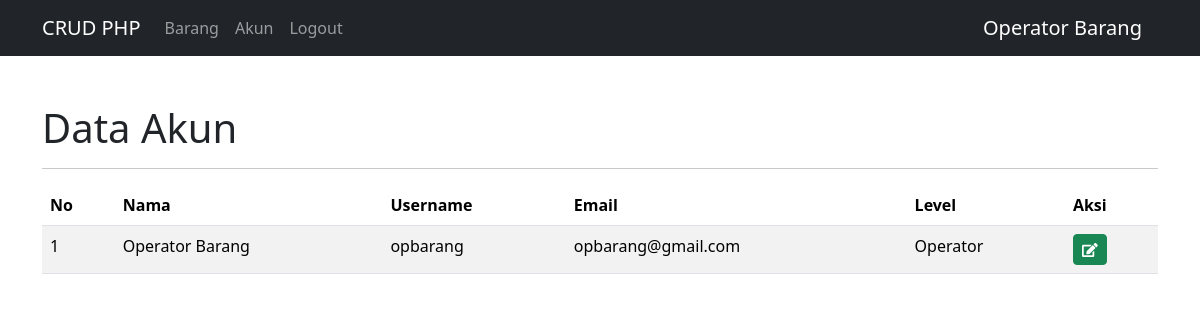
Page /crud-modal2.php (signed in) on the committed database.
### tables this page shows
CREATE TABLE `akun` (
  `id` int(11) NOT NULL,
  `nama` varchar(100) NOT NULL,
  `username` varchar(100) NOT NULL,
  `email` varchar(50) NOT NULL,
  `password` varchar(255) NOT NULL,
  `level` varchar(2) NOT NULL
);

### config/controller.php (called while the page is built, shortened)
<?php
require_once("database.php");
function query($query) {
    global $conn;
    $result     = mysqli_query($conn, $query);
    $rows       =[];
    while ($row = mysqli_fetch_assoc($result)) {
        $rows[] = $row;
    }
    return $rows;
}

### crud-modal2.php (the view, shortened to what this page needs)
<?php
include 'layout/header2.php';
$users = query("SELECT * FROM akun");
$id_akun = $_SESSION['id'];
$data_bylogin =query("SELECT * FROM akun WHERE id ='$id_akun'");
?>
<div class="container mt-5">
    <h1>Data Akun</h1>
    <hr>
    <table class="table table-striped mt-3">
        <thead>
            <tr>
                <th>No</th>
                <th>Nama</th>
                <th>Username</th>
                <th>Email</th>
                <th>Level</th>
                <th>Aksi</th>
            </tr>
        </thead>
        <tbody>
            <?php $no=1;?>
            <?php if($_SESSION['level'] == 1) : ?>
            <?php foreach ($users as $user) :?>
            <tr>
                <td><?=$no++;?></td>
                <td><?=$user['nama']?></td>
                <td><?=$user['username'];?></td>
                <td><?=$user['email']?></td>
                <td><?=$user['level'] == 1 ? 'Admin' : 'Operator' ?></td>
                <td>
                    <button type="button" class="btn btn-sm btn-success" data-bs-toggle="modal"
                        data-bs-target="#modalEdit<?=$user['id'];?>" title="Edit">
                        <i class="fas fa-edit"></i>
                    </button>
                    <button type="button" class="btn btn-sm btn-danger" data-bs-toggle="modal"
                        data-bs-target="#modalHapus<?=$user['id'];?>" title="Hapus">
                        <i class=" fas fa-trash-alt"></i>
                    </button>
                </td>
            </tr>
            <?php endforeach;?>
            <?php else: ?>
            <?php foreach ($data_bylogin as $user) :?>
            <tr>
                <td><?=$no++;?></td>
                <td><?=$user['nama']?></td>
                <td><?=$user['username'];?></td>
                <td><?=$user['email']?></td>
                <td><?=$user['level'] == 1 ? 'Admin' : 'Operator' ?></td>
                <td>
                    <button type="button" class="btn btn-sm btn-success" data-bs-toggle="modal"
                        data-bs-target="#modalEdit<?=$user['id'];?>" title="Edit">
                        <i class="fas fa-edit"></i>
                    </button>
                </td>
            </tr>
            <?php endforeach;?>
            <?php endif; ?>
        </tbody>
    </table>
</div>
<?php include 'layout/footer2.php';?>

### rows in the picture
akun: nama "Operator Barang", username "opbarang", email "opbarang@gmail.com", level "Operator"

### other values in the picture
$_SESSION['nama'] "Operator Barang"
